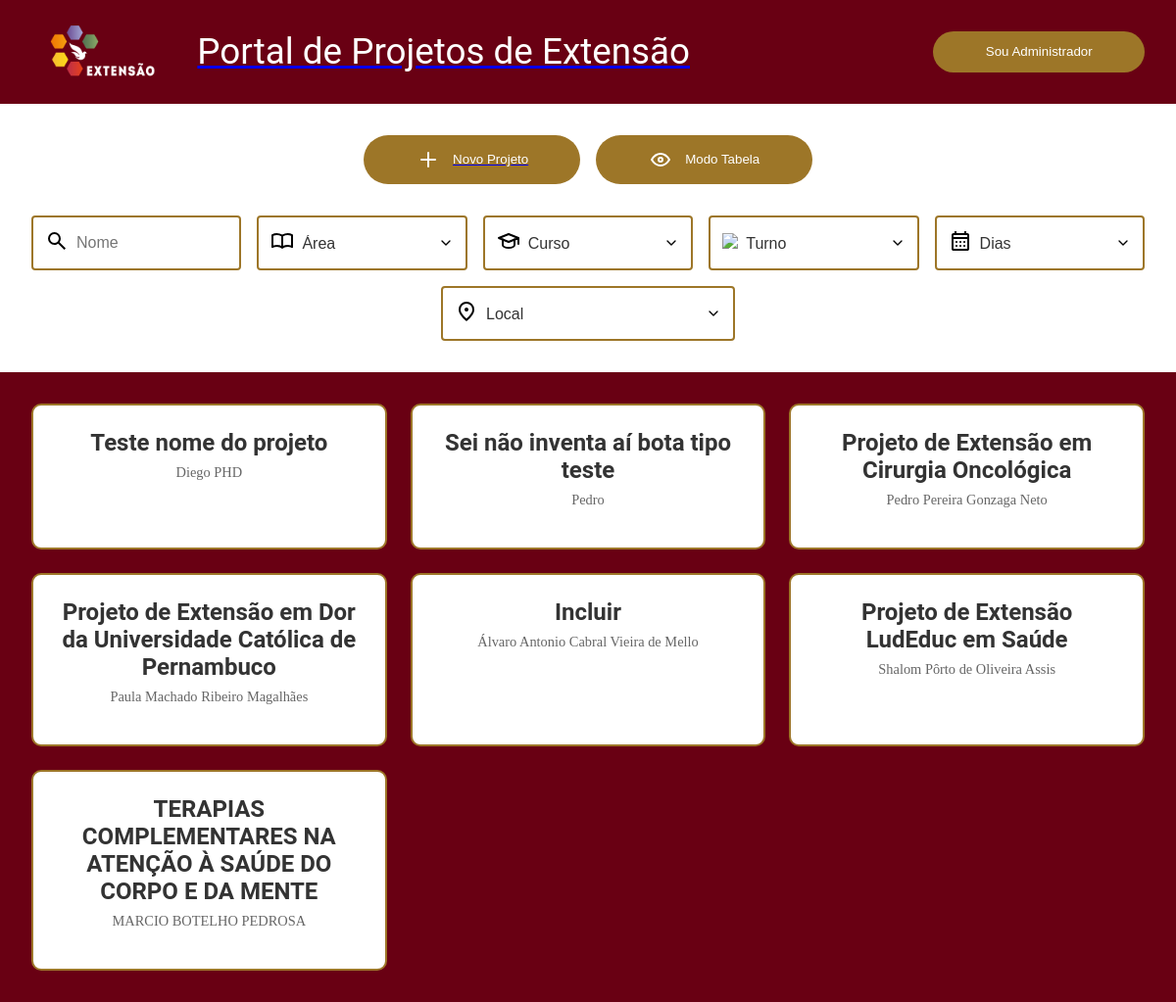
Before: / with the older database file.
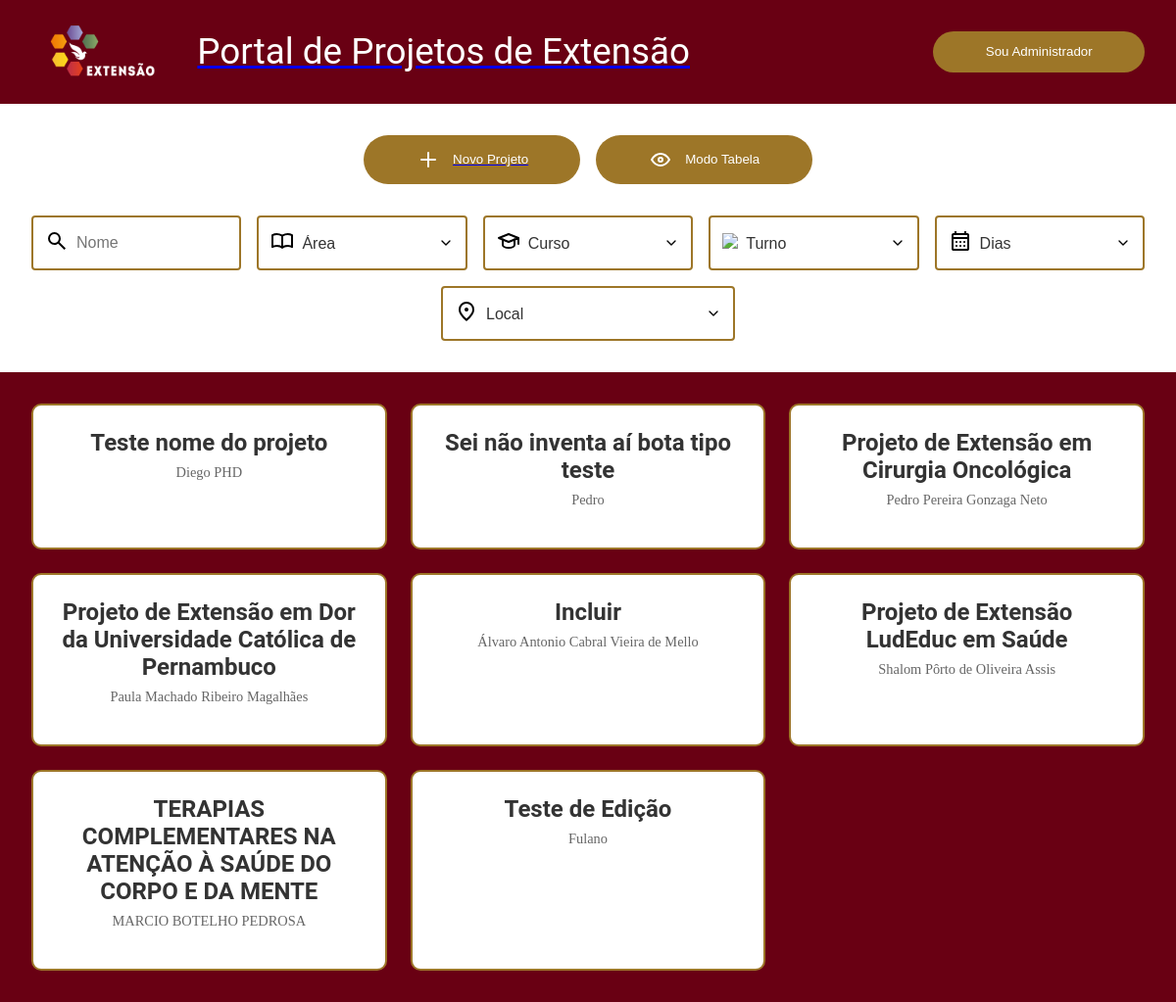
After: the same page with the newer database file.
### portalExtensaoUnicap_app/models.py (models this page shows, shortened)
class projeto(models.Model):
    id=models.BigAutoField(primary_key=True)
    identificacao_unica=models.TextField(max_length=9, blank=False, null=False)
    titulo=models.TextField(max_length=300, blank=False, null=False)
    proposta=models.TextField(max_length=3000, blank=False, null=False)
    curso=models.TextField(max_length=150, blank=False, null=False)
    coordenador=models.TextField(max_length=150, blank=False, null=False)
    ch_total=models.IntegerField(blank=False, null=False)
    ch_semanal_docente=models.IntegerField(blank=False, null=False)
    ch_semanal_estudante=models.IntegerField(blank=False, null=False)
    data_inicio=models.DateField(auto_now=False, auto_now_add=False)
    data_termino=models.DateField(auto_now=False, auto_now_add=False)
    instagram=models.TextField(blank=True)
    contato=models.TextField(blank=False)
    formulario=models.TextField(blank=True)

### portalExtensaoUnicap_app/views.py (the view)
# urls.py: path('', views.PortalExtensaoView, name='menu'),
def PortalExtensaoView(request):
    projetos = projeto.objects.all()
    return render(request, 'admin-cards.html', {
        'current_page': 'public-cards',
        'portalExtensaoUnicap_app_projetos': projetos
    })

### portalExtensaoUnicap_app/templates/admin-cards.html (shortened to what this page needs)
{% extends 'admin-base.html' %}
{% load static %}
{% block projetos %}
<div id="project-grid" class="projects-grid">
    {% for projeto in portalExtensaoUnicap_app_projetos %}
    <a href="{% url 'project' projeto.id %}" class="project-card">
        <h2>{{ projeto.titulo }}</h2>
        <p class="professor">{{ projeto.coordenador }}</p>
    </a>
    {% empty %}
    <p style="text-align: center;">Nenhum projeto cadastrado ainda.</p>
    {% endfor %}
</div>
{% endblock %}

### portalExtensaoUnicap_app/templates/admin-base.html (shortened to what this page needs)
{% extends 'base.html' %} {% block conteudo %} {% load static %}
<div class="admin-menu">
	<div class="actions-container">
		<a href="{% url 'create' %}">
			<button type="button">
				<img src="{% static 'graphics/plus.svg' %}" /> Novo Projeto
			</button>
		</a>
		<button type="button" id="admin-mode-button">
			<img src="{% static 'graphics/eye.svg' %}" /> Modo Tabela
		</button>
	</div>
	<div class="filters">
		<div class="search-box">
			<span class="search-icon"><img src="{% static 'graphics/lupa.svg' %}"></span>
			<input type="text" placeholder="Nome" />
		</div>
		<div class="filter-dropdown">
			<span class="area-icon"
				><img src="{% static 'graphics/area.svg' %}"
			/></span>
			<select>
				<option value="">Área</option>
			</select>
		</div>
		<div class="filter-dropdown">
			<span class="curso-icon"
				><img src="{% static 'graphics/school.svg' %}"
			/></span>
			<select>
				<option value="">Curso</option>
			</select>
		</div>
		<div class="filter-dropdown">
			<span class="shift-icon"
				><img src="{% static 'graphics/shift.svg' %}"
			/></span>
			<select>
				<option value="">Turno</option>
			</select>
		</div>
		<div class="filter-dropdown">
			<span class="days-icon"
				><img src="{% static 'graphics/calendar.svg' %}"
			/></span>
			<select>
				<option value="">Dias</option>
			</select>
		</div>
		<div class="filter-dropdown">
			<span class="location-icon"
				><img src="{% static 'graphics/place.svg' %}"
			/></span>
			<select>
				<option value="">Local</option>
			</select>
		</div>
	</div>
</div>
<div class="project-listing">
	{% block projetos %} {% endblock %}
</div>
{% endblock %}

### portalExtensaoUnicap_app/templates/base.html (shortened to what this page needs)
<!DOCTYPE html>
<html lang="pt-br">
	<head>
		{% load static %}
		<link rel="stylesheet" href="{% static 'style.css' %}" />
	</head>
	<body class="{{current_page}}">
		<nav>
			<div class="left-nav">
				<img
					src="{% static 'graphics/extensao-marca-gomos-cor.png' %}"
					id="logo"
					alt="Logo UNICAP" />
				<a href="/">
					<h1>Portal de Projetos de Extensão</h1>
				</a>
			</div>
			<div class="right-nav">
				<form action="{% url 'login' %}">
					<button type="submit">Sou Administrador</button>
				</form>
			</div>
		</nav>
		<main>{% block conteudo %} {% endblock %}</main>
	</body>
</html>

### portalExtensaoUnicap_app/static/style.css (style rules this page uses)
:root { --main-color:#690013; --accent-color:#9D7628; --text-color:#fff; --text-size:1em; --h1-size:2.3em; --border-radius:28px; }
h1 { font-size: var(--h1-size); }
h2 { font-size: 1.8em; }
h1,h2,h3,h4 { font-family: 'Roboto', sans-serif; }
* { margin: 0; padding: 0; box-sizing: border-box; }
body { font-size: var(--text-size); margin: 0; min-height: 100vh; display: flex; flex-direction: column; }
nav h1 { color: var(--text-color); margin: 0; font-weight: normal; }
nav { background-color: var(--main-color); display: flex; flex-direction: row; width: 100vw; max-width: 100%; height: fit-content; padding: 1rem 0; }
.left-nav { display: flex; flex-direction: row; align-items: center; justify-content: flex-start; flex-grow: 1; padding-left: 2rem; gap: 1rem; }
.right-nav { display: flex; flex-direction: row; align-items: center; justify-content: flex-end; flex-grow: 1; padding-right: 2rem; }
#logo { height: calc(var(--h1-size)*2); max-width: 100%; object-fit: contain; }
button { background-color: var(--accent-color); padding: calc(var(--text-size)) calc(var(--text-size)*4); border: none; border-radius: var(--border-radius); color: var(--text-color); display: flex; direction: row; align-items: center; justify-content: center; gap: var(--text-size); cursor: pointer; transition: transform 0.2s ease; }
.actions-container { display: flex; gap: 1rem; margin-bottom: 2rem; justify-content: center; flex-wrap: wrap; }
.admin-menu { width: 100%; max-width: 1400px; margin: 2rem auto; padding: 0 2rem; background-color: var(--main); }
.filters { display: flex; gap: 1rem; margin-bottom: 2rem; flex-wrap: wrap; justify-content: center; }
.search-box, .filter-dropdown { background-color: var(--text-color); padding: 0.75rem; border-radius: 4px; display: flex; align-items: center; gap: 0.5rem; border: 2px solid var(--accent-color); min-width: 180px; flex: 1; max-width: 300px; }
.search-box input, .filter-dropdown select { border: none; outline: none; background: none; font-size: 1rem; width: 100%; color: #333; }
.filter-dropdown select { -webkit-appearance: none; -moz-appearance: none; appearance: none; padding-right: 20px; background-size: 1em; }
.projects-grid { width: 100%; min-height: calc(100vh - 200px); margin: 0; padding: 2rem; background-color: var(--main-color); display: grid; grid-template-columns: repeat(auto-fill, minmax(280px, 1fr)); gap: 1.5rem; }
.project-card { background-color: var(--text-color); border-radius: 10px; padding: 1.5rem; border: 2px solid var(--accent-color); text-decoration: none; color: inherit; display: block; transition: transform 0.3s ease, box-shadow 0.3s ease; }
.project-card h2 { color: #333; margin-bottom: 0.5rem; font-size: 1.5rem; text-align: center; }
.professor { color: #666; font-size: 0.9rem; margin-bottom: 1rem; text-align: center; }

Changed rows visible on the page:
added projeto: titulo "Teste de Edição", coordenador "Fulano"
